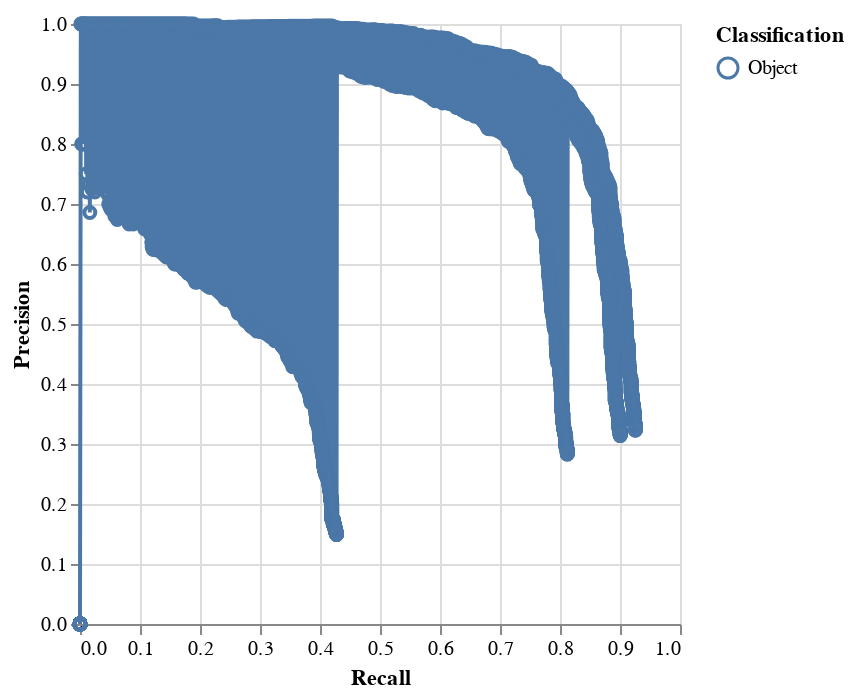

Notebook cell for this chart:
### Markdown cell above
Create a PR curve for objectness - or whether a UI element is there or not -- but not yet considering the class of each UI element.

### Code cell
plotPRCurve(results['Objectness Details'], downsampleSize=5000)

### Figure 1 — Vega-Lite specification as saved in the notebook (floating-point values rounded to 4 significant figures; data arrays with more than 128 entries replaced by an {"elided": "..."} marker saying what was removed)
{"config": {"view": {"continuousWidth": 300, "continuousHeight": 300}}, "layer": [{"mark": {"type": "line"}, "encoding": {"color": {"field": "Classification", "type": "nominal"}, "x": {"field": "Recall", "scale": {"domain": [0, 1]}, "type": "quantitative"}, "y": {"field": "Precision", "scale": {"domain": [0, 1]}, "type": "quantitative"}}, "name": "view_2"}, {"mark": {"type": "point"}, "encoding": {"color": {"field": "Classification", "type": "nominal"}, "opacity": {"condition": {"test": {"not": {"param": "param_1"}}, "value": 0}, "value": 1}, "tooltip": [{"field": "Confidence Threshold", "type": "quantitative"}, {"field": "Precision", "type": "quantitative"}, {"field": "Recall", "type": "quantitative"}], "x": {"field": "Recall", "scale": {"domain": [0, 1]}, "type": "quantitative"}, "y": {"field": "Precision", "scale": {"domain": [0, 1]}, "type": "quantitative"}}, "name": "view_1"}], "data": {"name": "data-927328385bc1d4094657deadcbbf3740"}, "params": [{"name": "param_1", "select": {"type": "point", "nearest": true, "on": "mouseover"}, "views": ["view_1"]}, {"name": "Choice of", "select": {"type": "point", "fields": ["Match Method"]}, "bind": {"input": "select", "options": ["IOU ≥ 0.2", "IOU ≥ 0.4", "IOU ≥ 0.6", "IOU ≥ 0.8", "IOU ≥ 1.0"]}, "views": ["view_2"]}], "transform": [{"filter": {"param": "Choice of"}}], "$schema": "https://vega.github.io/schema/vega-lite/v5.17.0.json", "datasets": {"data-927328385bc1d4094657deadcbbf3740": {"elided": "4201 records"}}}
